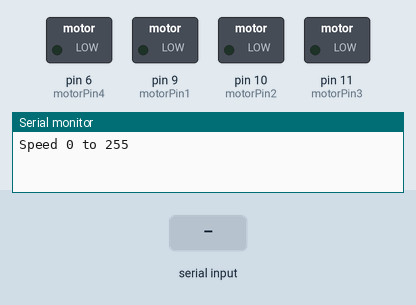
The sketch below on a simulated Arduino Uno, built with avr-gcc and run on an emulated ATmega328P. On the bench: switched loads named in the sketch (green lamp = pin HIGH), the last lines printed to the serial monitor. The test bench sets the inputs (shaded band).

Above: at 1.2 s.
1.3 s: "90,45\n" received over Serial
At 1.9 s:
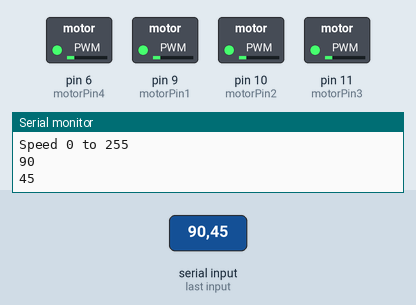
3.8 s: "30,150\n" received over Serial
At 4.6 s:
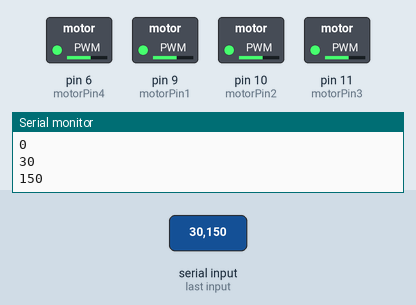
6.3 s: "200\n" received over Serial
At 6.9 s:
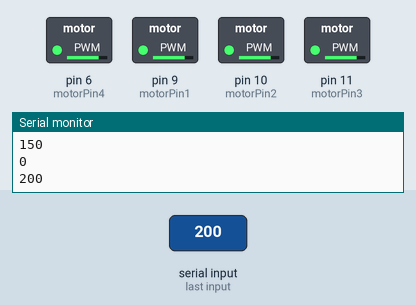
Timing chart, 0 to 9.3 s (numbered marks = the images above; inputs shaded):
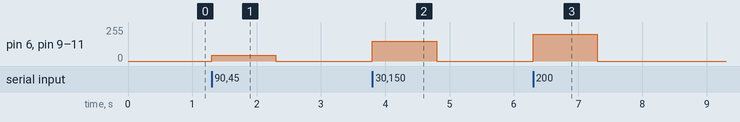

Measured:
- after the input at 1.3 s, pin 6 (motorPin4), pin 9 (motorPin1), pin 10 (motorPin2), pin 11 (motorPin3): 0/255 → 45/255 at once, → 0/255 1.0 s later
- after the input at 3.8 s, pin 6 (motorPin4), pin 9 (motorPin1), pin 10 (motorPin2), pin 11 (motorPin3): 0/255 → 150/255 at once, → 0/255 1.0 s later
- after the input at 6.3 s, pin 6 (motorPin4), pin 9 (motorPin1), pin 10 (motorPin2), pin 11 (motorPin3): 0/255 → 200/255 at once, → 0/255 1.0 s later

The sketch:

brushedmotor.ino
```cpp
/*
Adafruit Arduino - Lesson 13. DC Motor
*/


int motorPin1 = 9;
int motorPin2 = 10;
int motorPin3 = 11;
int motorPin4 = 6;

void setup()
{
  pinMode(motorPin1, OUTPUT);
  pinMode(motorPin2, OUTPUT);
  pinMode(motorPin3, OUTPUT);
  pinMode(motorPin4, OUTPUT);
  Serial.begin(115200);
  while (! Serial);
  Serial.println("Speed 0 to 255");
}


void loop()
{
  if (Serial.available())
  {
    int speed = Serial.parseInt();
    if (speed >= 0 && speed <= 255)
    {
      analogWrite(motorPin1, speed);
      analogWrite(motorPin2, speed);
      analogWrite(motorPin3, speed);
      analogWrite(motorPin4, speed);
      Serial.println(speed);
    }
  }
}
```
